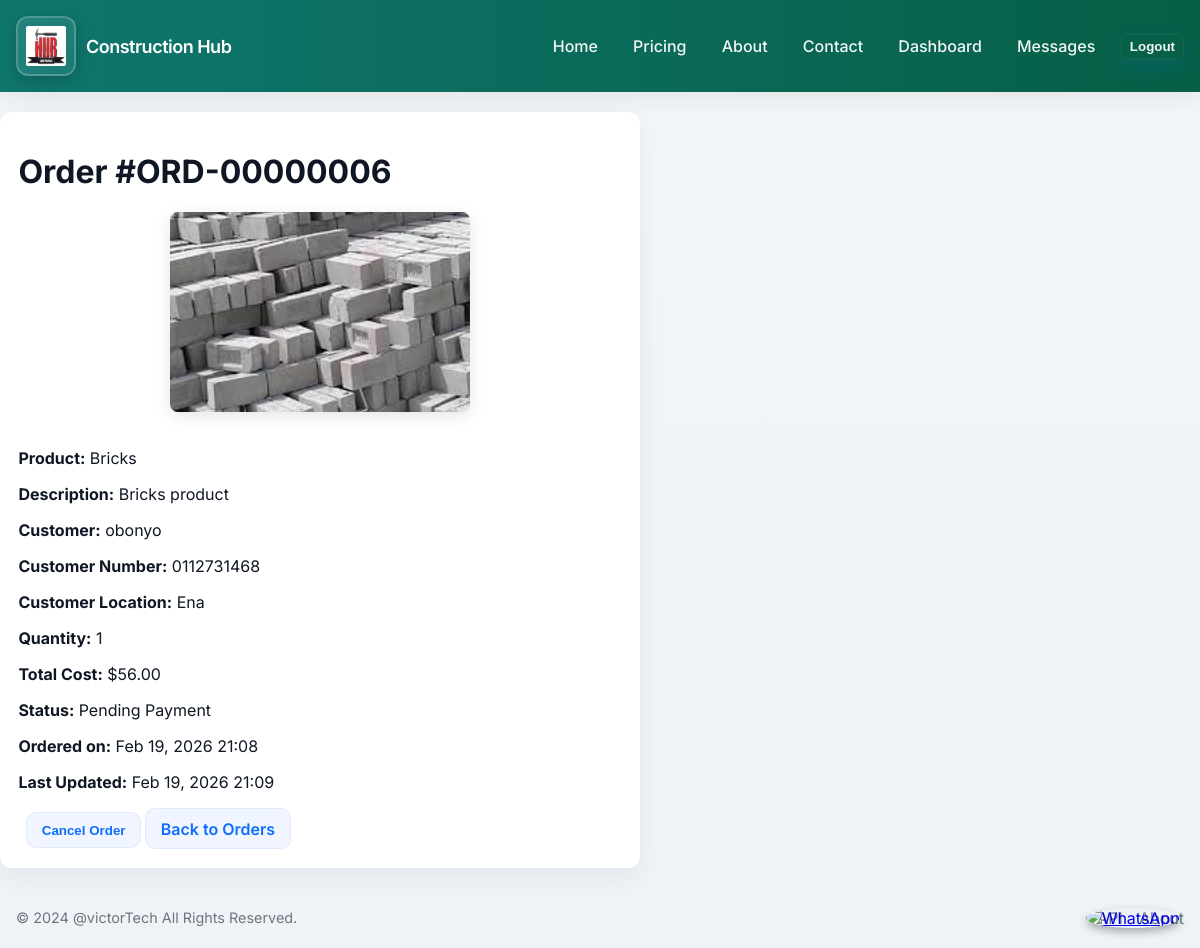
Before: /suppliers/orders/6/?action=mark_shipped (signed in) with the older database file.
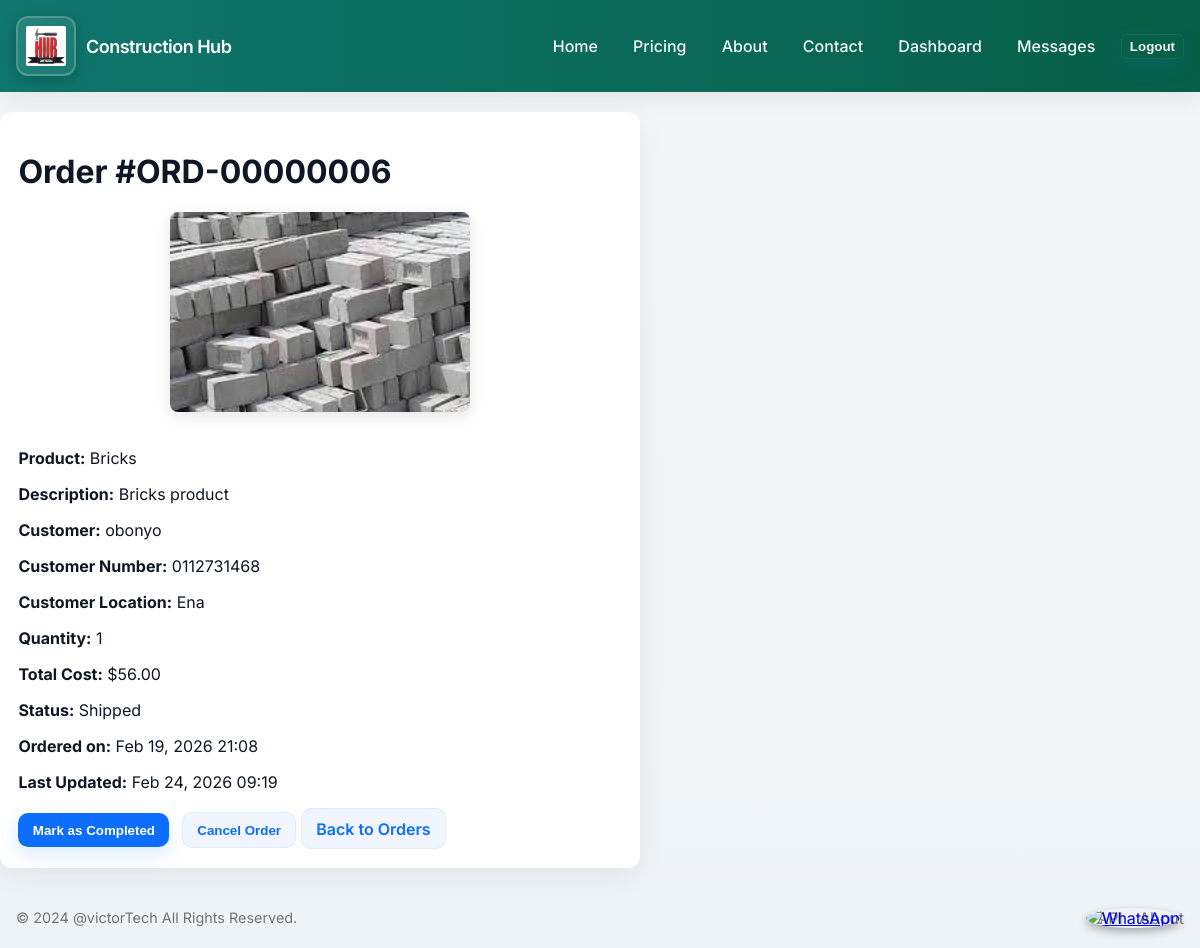
After: the same page with the newer database file.
### apps/orders/models.py (models this page shows, shortened)
class Order(models.Model):
    customer = models.ForeignKey(settings.AUTH_USER_MODEL, on_delete=models.CASCADE, related_name='orders', null=True, blank=True)
    ordering_supplier = models.ForeignKey(settings.AUTH_USER_MODEL, on_delete=models.SET_NULL, related_name='supplier_orders', null=True, blank=True, help_text="Supplier who created this order")
    product = models.ForeignKey(Product, on_delete=models.CASCADE, related_name='orders', null=True, blank=True)
    quantity = models.PositiveIntegerField(default=1)
    price = models.DecimalField(max_digits=10, decimal_places=2, null=True, blank=True, help_text="Price per unit in KSH at time of order")
    order_number = models.CharField(max_length=50, unique=True, blank=True, null=True)
    customer_name = models.CharField(max_length=255, blank=True)
    customer_number = models.CharField(max_length=15, blank=True)
    customer_location = models.CharField(max_length=255, blank=True)
    created_at = models.DateTimeField(auto_now_add=True)
    updated_at = models.DateTimeField(auto_now=True)
    status = models.CharField(max_length=30, choices=[
        ('saved', 'Saved'),
        ('pending_payment', 'Pending Payment'),
        ('paid', 'Paid'),
        ('shipped', 'Shipped'),
        ('complete_waiting_transport', 'Complete Waiting for Transport'),
        ('completed', 'Completed'),
        ('canceled', 'Canceled'),
    ], default='saved')
    order_image = models.ImageField(upload_to='order_images/', blank=True, null=True, help_text="Image uploaded by supplier when creating order")
    plan_type = models.CharField(max_length=50, blank=True, null=True, help_text="Type of architectural plan purchased (2_bedroom, 3_bedroom)")
    mpesa_phone_number = models.CharField(max_length=15, blank=True, null=True, help_text="Customer's M-Pesa phone number")
    mpesa_transaction_id = models.CharField(max_length=50, blank=True, null=True, help_text="M-Pesa transaction ID")
    mpesa_checkout_request_id = models.CharField(max_length=50, blank=True, null=True, help_text="M-Pesa checkout request ID")
    payment_status = models.CharField(max_length=20, choices=[
        ('pending', 'Pending'),
        ('completed', 'Completed'),
        ('failed', 'Failed'),
        ('cancelled', 'Cancelled'),
    ], default='pending', help_text="M-Pesa payment status")
    payment_initiated_at = models.DateTimeField(blank=True, null=True, help_text="When payment was initiated")
    payment_completed_at = models.DateTimeField(blank=True, null=True, help_text="When payment was completed")
    offer = models.CharField(max_length=50, blank=True, null=True, choices=[
        ('', 'No Offer'),
        ('free_delivery', 'Free Delivery'),
        ('10_percent_discount', '10% Discount'),
    ], help_text="Special offer applied to this order")
    @property
    def total_cost(self):
        unit_price = self.price if self.price else (self.product.cost if self.product else 0)
        total = unit_price * self.quantity
        if self.offer and '10_percent' in str(self.offer):
            discount_amount = total * Decimal('0.10')
            total = total - discount_amount
        return total

### apps/products/models.py (models this page shows, shortened)
class Product(models.Model):
    CATEGORY_CHOICES = [
        ('cement', 'Cement & Concrete'),
        ('steel', 'Steel & Metals'),
        ('wood', 'Wood & Timber'),
        ('electrical', 'Electrical'),
        ('plumbing', 'Plumbing'),
        ('tools', 'Tools & Equipment'),
        ('other', 'Other'),
    ]
    name = models.CharField(max_length=255)
    description = models.TextField()
    category = models.CharField(max_length=20, choices=CATEGORY_CHOICES, default='other')
    image_url = models.URLField(blank=True, null=True)
    cost = models.DecimalField(max_digits=10, decimal_places=2)
    quality = models.CharField(max_length=50, choices=[
        ('standard', 'Standard'),
        ('premium', 'Premium'),
        ('high_end', 'High-End'),
    ], default='standard', help_text="Quality level of the product")
    location = models.CharField(max_length=255)
    available_quantity = models.PositiveIntegerField(default=0)
    supplier = models.ForeignKey(Supplier, on_delete=models.CASCADE, related_name='products_from_products_app')
    offer = models.CharField(max_length=50, blank=True, null=True, choices=[
        ('', 'No Offer'),
        ('free_delivery', 'Free Delivery'),
        ('10_percent_discount', '10% Discount'),
    ], help_text="Special offer applied to this product")

### apps/accounts/models.py (models this page shows, shortened)
class CustomUser(AbstractUser):
    USER_TYPES = [
        ('customer', 'Customer'),
        ('supplier', 'Supplier'),
        ('consultant', 'Consultant'),
        ('admin', 'Admin'),
    ]
    user_type = models.CharField(max_length=20, choices=USER_TYPES, default='customer')
    phone_number = models.CharField(max_length=15, blank=True, null=True)
    company_name = models.CharField(max_length=255, blank=True, null=True)
    location = models.CharField(max_length=255, blank=True, null=True)
    @property
    def is_supplier(self):
        return self.user_type == 'supplier'

### apps/suppliers/views.py (the view, shortened to what this page needs)
# urls.py: path('orders/<int:pk>/', views.order_detail, name='order_detail'),
@login_required
def order_detail(request, pk):
    order = get_object_or_404(Order, Q(pk=pk) & (Q(product__supplier__user=request.user) | Q(ordering_supplier=request.user)))
    if getattr(request.user, 'is_supplier', False):
        action = request.GET.get('action')
        if action == 'mark_shipped' and order.status in ['pending', 'paid', 'saved', 'complete_waiting_transport']:
            order.status = 'shipped'
            order.save()
            messages.success(request, 'Order marked as in transit (shipped).')
            return redirect('dashboard:supplier_dashboard')
    return render(request, 'orders/order_detail.html', {'order': order})

### templates/orders/order_detail.html (shortened to what this page needs)
{% extends "base.html" %}
{% block content %}
<div class="form-card">
    <h1>Order #{{ order.order_number|default:order.id }}</h1>
    <div style="text-align: center; margin-bottom: 2rem;">
        {% if order.product.image_url %}
            <img src="{{ order.product.image_url }}" alt="{{ order.product.name }}" style="width: 100%; max-width: 300px; height: 200px; object-fit: cover; border-radius: 8px; box-shadow: 0 4px 15px rgba(0,0,0,0.1);">
        {% else %}
            <div style="width: 100%; max-width: 300px; height: 200px; background: linear-gradient(135deg, #ff7f31, #ff9a5e); border-radius: 8px; display: flex; align-items: center; justify-content: center; font-size: 3rem; box-shadow: 0 4px 15px rgba(0,0,0,0.1);">📦</div>
        {% endif %}
    </div>
    <p><strong>Product:</strong> {{ order.product.name }}</p>
    <p><strong>Description:</strong> {{ order.product.description }}</p>
    <p><strong>Customer:</strong> {% if order.customer %}{{ order.customer.get_full_name|default:order.customer.username }}{% else %}{{ order.customer_name }}{% endif %}</p>
    <p><strong>Customer Number:</strong> {{ order.customer_number }}</p>
    <p><strong>Customer Location:</strong> {{ order.customer_location }}</p>
    <p><strong>Quantity:</strong> {{ order.quantity }}</p>
    <p><strong>Total Cost:</strong> ${{ order.total_cost }}</p>
    <p><strong>Status:</strong> {{ order.get_status_display }}</p>
    <p><strong>Ordered on:</strong> {{ order.created_at|date:"M d, Y H:i" }}</p>
    {% if order.updated_at %}
        <p><strong>Last Updated:</strong> {{ order.updated_at|date:"M d, Y H:i" }}</p>
    {% endif %}
    {% if user.is_supplier %}
        <form method="post" style="display:inline">
            {% if order.status == 'pending' %}
                <input type="hidden" name="action" value="mark_shipped">
                <button class="btn" type="submit">Mark as Shipped</button>
            {% elif order.status == 'shipped' %}
                <button class="btn" type="submit">Mark as Completed</button>
            {% endif %}
        </form>
        <form method="post" style="display:inline; margin-left:0.5rem;">
            <button class="btn secondary" type="submit">Cancel Order</button>
        </form>
    {% endif %}
    <a class="btn secondary" href="{% url 'orders:order_list' %}">Back to Orders</a>
</div>
{% endblock %}

Changed rows visible on the page:
changed Order "ORD-00000006": status "Pending Payment" → "Shipped"; updated_at "Feb 19, 2026 21:09" → "Feb 24, 2026 09:19"
Other visible differences:
text now shown: "Mark as Completed"
